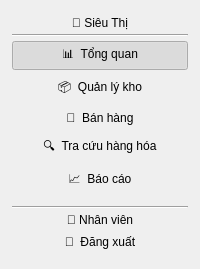
     <widget class="QFrame" name="frameSidebar">
      <property name="minimumWidth">
       <number>220</number>
      </property>
      <property name="maximumWidth">
       <number>220</number>
      </property>
      <property name="frameShape">
       <enum>QFrame::NoFrame</enum>
      </property>
      <layout class="QVBoxLayout" name="vLayoutSidebar">
       <property name="spacing">
        <number>4</number>
       </property>
       <property name="leftMargin">
        <number>12</number>
       </property>
       <property name="topMargin">
        <number>16</number>
       </property>
       <property name="rightMargin">
        <number>12</number>
       </property>
       <property name="bottomMargin">
        <number>16</number>
       </property>
       <!-- Logo / App name -->
       <item>
        <widget class="QLabel" name="labelAppName">
         <property name="text">
          <string>🛒 Siêu Thị</string>
         </property>
         <property name="alignment">
          <set>Qt::AlignHCenter|Qt::AlignVCenter</set>
         </property>
         <property name="minimumHeight">
          <number>60</number>
         </property>
        </widget>
       </item>
       <!-- Separator -->
       <item>
        <widget class="QFrame" name="line1">
         <property name="frameShape">
          <enum>QFrame::HLine</enum>
         </property>
         <property name="frameShadow">
          <enum>QFrame::Sunken</enum>
         </property>
        </widget>
       </item>
       <!-- Menu buttons -->
       <item>
        <widget class="QPushButton" name="btnTongQuan">
         <property name="text">
          <string>📊  Tổng quan</string>
         </property>
         <property name="minimumHeight">
          <number>44</number>
         </property>
         <property name="checkable">
          <bool>true</bool>
         </property>
         <property name="checked">
          <bool>true</bool>
         </property>
         <property name="flat">
          <bool>true</bool>
         </property>
        </widget>
       </item>
       <item>
        <widget class="QPushButton" name="btnQuanLyKho">
         <property name="text">
          <string>📦  Quản lý kho</string>
         </property>
         <property name="minimumHeight">
          <number>44</number>
         </property>
         <property name="checkable">
          <bool>true</bool>
         </property>
         <property name="flat">
          <bool>true</bool>
         </property>
        </widget>
       </item>
       <item>
        <widget class="QPushButton" name="btnBanHang">
         <property name="text">
          <string>🛒  Bán hàng</string>
         </property>
         <property name="minimumHeight">
          <number>44</number>
         </property>
         <property name="checkable">
          <bool>true</bool>
         </property>
         <property name="flat">
          <bool>true</bool>
         </property>
        </widget>
       </item>
       <item>
        <widget class="QPushButton" name="btnKhachHang">
         <property name="text">
          <string>🔍  Tra cứu hàng hóa</string>
         </property>
         <property name="minimumHeight">
          <number>44</number>
         </property>
         <property name="checkable">
          <bool>true</bool>
         </property>
         <property name="flat">
          <bool>true</bool>
         </property>
        </widget>
       </item>
       <item>
        <widget class="QPushButton" name="btnBaoCao">
         <property name="text">
          <string>📈  Báo cáo</string>
         </property>
         <property name="minimumHeight">
          <number>44</number>
         </property>
         <property name="checkable">
          <bool>true</bool>
         </property>
         <property name="flat">
          <bool>true</bool>
         </property>
        </widget>
       </item>
       <!-- Spacer đẩy xuống -->
       <item>
        <spacer>
         <property name="orientation">
          <enum>Qt::Vertical</enum>
         </property>
        </spacer>
       </item>
       <!-- Separator bottom -->
       <item>
        <widget class="QFrame" name="line2">
         <property name="frameShape">
          <enum>QFrame::HLine</enum>
         </property>
         <property name="frameShadow">
          <enum>QFrame::Sunken</enum>
         </property>
        </widget>
       </item>
       <!-- Nhân viên hiện tại -->
       <item>
        <widget class="QLabel" name="labelNhanVien">
         <property name="text">
          <string>👤 Nhân viên</string>
         </property>
         <property name="alignment">
          <set>Qt::AlignHCenter|Qt::AlignVCenter</set>
         </property>
         <property name="minimumHeight">
          <number>36</number>
         </property>
        </widget>
       </item>
       <!-- Nút đăng xuất -->
       <item>
        <widget class="QPushButton" name="btnDangXuat">
         <property name="text">
          <string>🚪  Đăng xuất</string>
         </property>
         <property name="minimumHeight">
          <number>36</number>
         </property>
         <property name="flat">
          <bool>true</bool>
         </property>
        </widget>
       </item>
      </layout>
     </widget>
